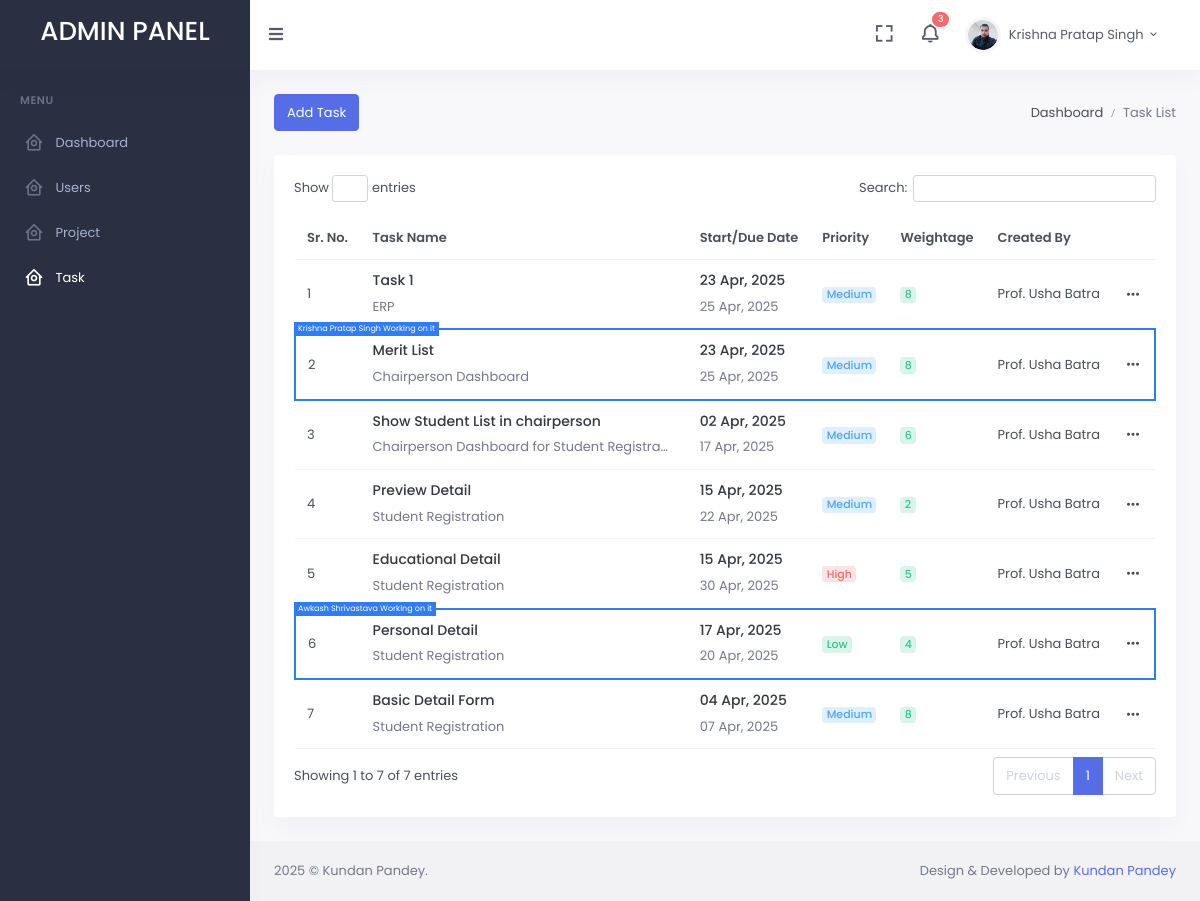
Page /myadmin/taskList.php (signed in) on the committed database.
### tables this page shows
CREATE TABLE `users` (
  `id` int NOT NULL,
  `img` varchar(255) NOT NULL,
  `name` varchar(255) NOT NULL,
  `email` varchar(255) NOT NULL,
  `username` varchar(255) NOT NULL,
  `password` varchar(255) NOT NULL,
  `is_active` int NOT NULL,
  `role_id` int NOT NULL,
  `designation_id` int NOT NULL,
  `created_at` datetime NOT NULL,
  `updated_at` datetime NOT NULL
);

CREATE TABLE `tasks` (
  `id` int NOT NULL,
  `project_id` int NOT NULL,
  `title` varchar(855) NOT NULL,
  `description` text NOT NULL,
  `assigned_by` int NOT NULL,
  `priority` varchar(255) NOT NULL COMMENT 'low, medium, high',
  `task_status_id` int NOT NULL,
  `start_date` date NOT NULL,
  `due_date` date NOT NULL,
  `weightage` int NOT NULL,
  `complete_percentage` int NOT NULL,
  `created_at` datetime NOT NULL,
  `updated_at` datetime NOT NULL
);

CREATE TABLE `project` (
  `id` int NOT NULL,
  `title` varchar(255) NOT NULL,
  `description` text NOT NULL,
  `start_date` date NOT NULL,
  `end_date` date NOT NULL,
  `status` varchar(255) NOT NULL COMMENT 'planned, ongoing, completed, on_hold',
  `visibility` varchar(255) NOT NULL COMMENT 'public, team',
  `created_by` int NOT NULL,
  `created_at` datetime NOT NULL,
  `updated_at` datetime NOT NULL
);

### myadmin/taskList.php (the view, shortened to what the rows shown need)
<?php
include 'header.php';
$query = $conn->prepare("SELECT * FROM tasks order by id desc");
$query->execute();
$tasks_result = $query->fetchAll();
$tasks_row = count($tasks_result);
?>
<div class="main-content">
    <div class="page-content">
        <div class="container-fluid">
            <div class="row">
                <div class="col-lg-12">
                    <div class="card">
                        <div class="card-body">
                            <div class="row">
                                <div class="col-12 table-responsive">
                                    <table id="datatable" class="table align-middle table-nowrap table-hover mb-0" data-page-length='20'>
                                        <thead>
                                            <tr>
                                               <th class="align-middle">Sr. No.</th>
                                               <th class="align-middle">Task Name</th>
                                               <th class="align-middle">Start/Due Date</th>
                                               <th class="align-middle">Priority</th>
                                               <th class="align-middle">Weightage</th>
                                               <th class="align-middle">Created By</th>
                                               <th class="align-middle"></th>
                                            </tr>
                                        </thead>
                                        <tbody >
                                            <?php
                                            $sr_no = 1;
                                            if (isset($tasks_row)) {
                                               if ($tasks_row>0) {
                                                 foreach ($tasks_result as $value) {
                                                 $id = $value['id'];
                                                 $project_id = $value['project_id'];
                                                 $title = $value['title'];
                                                 $assigned_by = $value['assigned_by'];
                                                 $priority = $value['priority'];
                                                 $task_status_id = $value['task_status_id'];
                                                 $weightage = $value['weightage'];
                                                 $start_date = date_create($value['start_date']);
                                                 $due_date = date_create($value['due_date']);
                                                 if (!empty($assigned_by)) {
                                                   $query = $conn->prepare("SELECT * FROM users where id = :user_id");
                                                   $query->bindParam(':user_id',$assigned_by);
                                                   $query->execute();
                                                   $assigned_by_result = $query->fetchAll();
                                                   $assigned_by_row = count($assigned_by_result);
                                                   if ($assigned_by_row>0) {
                                                     $assigned_by_name = $assigned_by_result[0]['name'];
                                                   }
                                                }
                                                 if (!empty($project_id)) {
                                                    $query = $conn->prepare("SELECT * FROM project where id = :id");
                                                    $query->bindParam(':id',$project_id);
                                                    $query->execute();
                                                    $project_result = $query->fetchAll();
                                                    $project_row = count($project_result);
                                                    if ($project_row>0) {
                                                      $project_name = $project_result[0]['title'];
                                                    }
                                                }
                                            ?>
                                            <tr class="<?php echo ($task_status_id === 2) ? 'inProgressBorder' : ''; ?>" >
                                                <td class="position-relative">
                                                        <?php
                                                         if ((!empty($id)) && ($task_status_id === 2)) {
                                                            $query = $conn->prepare("SELECT * FROM task_members where task_id = :task_id");
                                                            $query->bindParam(':task_id',$id);
                                                            $query->execute();
                                                            $task_members_result = $query->fetchAll();
                                                            $task_members_row = count($task_members_result);
                                                            if ($task_members_row>0) {
                                                                foreach ($task_members_result as $value) {
                                                                    $task_members_user_id = $value['user_id'];
                                                                    $query = $conn->prepare("SELECT * FROM users where id = :task_members_user_id");
                                                                    $query->bindParam(':task_members_user_id',$task_members_user_id);
                                                                    $query->execute();
                                                                    $assigned_to_result = $query->fetchAll();
                                                                    $assigned_to_row = count($assigned_to_result);
                                                                    if (isset($assigned_to_row)) {
                                                                        if ($assigned_to_row>0) {
                                                                            foreach ($assigned_to_result as $value) {
                                                                                $assigned_to_name = $value['name'];
                                                                                ?>
                                                                                <div class="nameOnTableRow">
                                                                                <p class="mb-0 text-white"> <?php if(!empty($assigned_to_name)){ echo $assigned_to_name;} ?> Working on it</p>
                                                                                </div>
                                                                                <?php
                                                                            }
                                                                        }
                                                                    }
                                                                }
                                                            }
                                                        }
                                                        ?>
                                                    <?php if(!empty($sr_no)){ echo $sr_no;} ?></td>
                                                <td>
                                                    <div>
                                                        <h5 class="text-truncate font-size-14 ellipseText text-dark"><?php if(!empty($title)){ echo $title;} ?></h5>
                                                        <p class="text-muted mb-0 ellipseText"><?php if(!empty($project_name)){ echo $project_name;} ?></p>
                                                    </div>
                                                </td>
                                                <td>
                                                    <div>
                                                        <h5 class="text-truncate font-size-14 text-dark"><?php echo date_format($start_date,"d"); ?> <?php echo date_format($start_date,"M"); ?>, <?php echo date_format($start_date,"Y"); ?></h5>
                                                        <p class="text-muted mb-0"><?php echo date_format($due_date,"d"); ?> <?php echo date_format($due_date,"M"); ?>, <?php echo date_format($due_date,"Y"); ?></p>
                                                    </div>
                                                </td>
                                                <td><?php
                                                    if (!empty($priority)) {
                                                        if ($priority=="low") {
                                                           ?>
                                                           <span class="badge badge-pill badge-soft-success font-size-11">Low</span>
                                                           <?php
                                                        }else if ($priority=="medium"){
                                                            ?>
                                                           <span class="badge badge-pill badge-soft-info font-size-11">Medium</span>
                                                           <?php
                                                        }else if ($priority=="high"){
                                                            ?>
                                                           <span class="badge badge-pill badge-soft-danger font-size-11">High</span>
                                                           <?php
                                                        }
                                                    }?>
                                                </td>
                                                <td><span class="badge badge-pill badge-soft-success font-size-11"><?php if(!empty($weightage)){ echo $weightage;} ?></span></td>
                                                <td><?php if(!empty($assigned_by_name)){ echo $assigned_by_name;} ?></td>
                                                <td>
                                                    <div class="dropdown actionBox">
                                                    <a href="#" class="dropdown-toggle card-drop" data-bs-toggle="dropdown" aria-expanded="false">
                                                        <i class="mdi mdi-dots-horizontal font-size-18"></i></a>
                                                    </div>
                                                </td>
                                            </tr>
                                                    <?php
                                                     $sr_no+=1;
                                                   }
                                                }
                                            }
                                            ?>
                                        </tbody>
                                    </table>
                                </div>
                            </div>
                        </div>
                    </div>
                </div>
            </div>
        </div>
    </div>
<?php
    include 'footer.php';
?>

### myadmin/header.php (shortened to what the rows shown need)
<?php
include '../include/connection.php';
$is_active = 1;
$query = $conn->prepare("SELECT * FROM users where is_active = :is_active  && id = :userid  order by id desc");
$query->bindParam(':is_active',$is_active);
$query->bindParam(':userid',$_SESSION['USERID']);
$query->execute();
$result = $query->fetchAll();
$row = count($result);
if (isset($row)) {
   if ($row>0) {
     foreach ($result as $value) {
         $img = $value['img'];
         $name = $value['name'];
     }
   }
}
?>
<!doctype html>
<html lang="en">
<head>
    <link href="../assets/libs/datatables.net-bs4/css/dataTables.bootstrap4.min.css" rel="stylesheet" type="text/css" />
    <link href="../assets/libs/datatables.net-buttons-bs4/css/buttons.bootstrap4.min.css" rel="stylesheet" type="text/css" />
    <link href="../assets/libs/select2/css/select2.min.css" rel="stylesheet" type="text/css" />
    <link rel="stylesheet" type="text/css" href="https://cdnjs.cloudflare.com/ajax/libs/font-awesome/6.7.2/css/all.min.css">
    <link href="https://cdn.jsdelivr.net/npm/summernote@0.8.18/dist/summernote.min.css" rel="stylesheet">
    <link href="../assets/css/bootstrap.min.css" id="bootstrap-style" rel="stylesheet" type="text/css" />
    <link href="../assets/css/icons.min.css" rel="stylesheet" type="text/css" />
    <link href="../assets/css/app.min.css" id="app-style" rel="stylesheet" type="text/css" />
    <link href="../assets/libs/sweetalert2/sweetalert2.min.css" rel="stylesheet" type="text/css" />
    <link rel="stylesheet" type="text/css" href="../assets/css/myStyle.css">
</head>
<body data-sidebar="dark" data-layout-mode="light">
        <div id="layout-wrapper">
            <header id="page-topbar">
                <div class="navbar-header">
                    <div class="d-flex">
                        <div class="navbar-brand-box">
                            <a href="index.php" class="logo logo-light">
                                <span class="logo-lg">
                                    <h2 class="pt-3 text-white text-uppercase">Admin Panel</h2>
                                </span>
                            </a>
                        </div>
                    </div>
                    <div class="d-flex">
                        <div class="dropdown d-inline-block pe-3">
                            <button type="button" class="btn header-item waves-effect" id="page-header-user-dropdown" data-bs-toggle="dropdown" aria-haspopup="true" aria-expanded="false">
                                <img class="rounded-circle header-profile-user" src="../upload/users/<?php if(!empty($img)){ echo $img;}  ?>" alt="Header Avatar">
                                <span class="d-none d-xl-inline-block ms-1" key="t-henry"><?php if(!empty($name)){ echo $name;} ?></span>
                                <i class="mdi mdi-chevron-down d-none d-xl-inline-block"></i>
                            </button>
                        </div>
                    </div>
                </div>
            </header>

### rows in the picture
users: img (picture), name "Krishna Pratap Singh"
tasks: title "Task 1", project.title "ERP", start_date "23", start_date "Apr", start_date "2025", due_date "25", due_date "Apr", due_date "2025", priority "Medium", weightage "8", users.name "Prof. Usha Batra"
tasks: title "Merit List", project.title "Chairperson Dashboard", start_date "23", start_date "Apr", start_date "2025", due_date "25", due_date "Apr", due_date "2025", priority "Medium", weightage "8", users.name "Prof. Usha Batra"
tasks: title "Show Student List in chairperson", project.title "Chairperson Dashboard for Student Registra…", start_date "02", start_date "Apr", start_date "2025", due_date "17", due_date "Apr", due_date "2025", priority "Medium", weightage "6", users.name "Prof. Usha Batra"
tasks: title "Preview Detail", project.title "Student Registration", start_date "15", start_date "Apr", start_date "2025", due_date "22", due_date "Apr", due_date "2025", priority "Medium", weightage "2", users.name "Prof. Usha Batra"
tasks: title "Educational Detail", project.title "Student Registration", start_date "15", start_date "Apr", start_date "2025", due_date "30", due_date "Apr", due_date "2025", priority "High", weightage "5", users.name "Prof. Usha Batra"
tasks: title "Personal Detail", project.title "Student Registration", start_date "17", start_date "Apr", start_date "2025", due_date "20", due_date "Apr", due_date "2025", priority "Low", weightage "4", users.name "Prof. Usha Batra"
users: name "Awkash Shrivastava"
tasks: title "Basic Detail Form", project.title "Student Registration", start_date "04", start_date "Apr", start_date "2025", due_date "07", due_date "Apr", due_date "2025", priority "Medium", weightage "8", users.name "Prof. Usha Batra"
